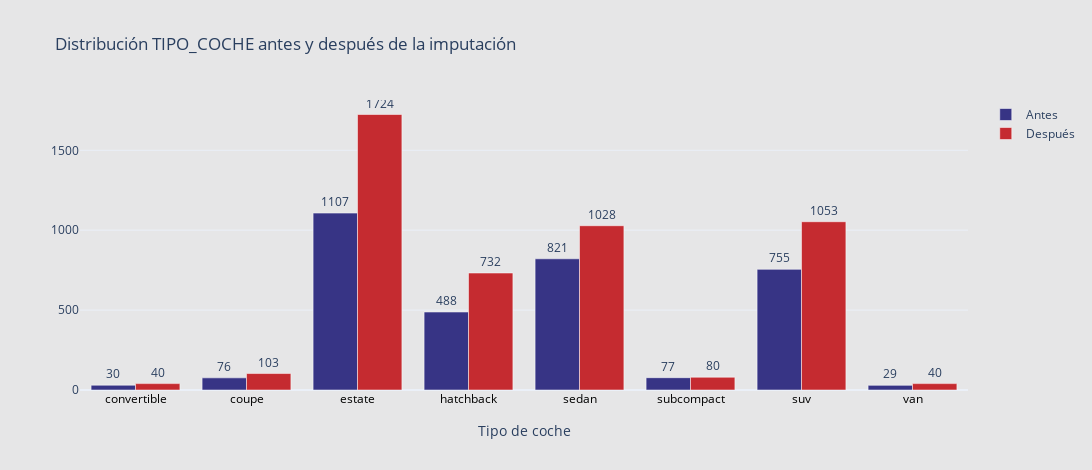

This figure's notebook cell:
### Code cell
# Conteos por tipo de coche (ordenados)
antes_counts = df_antes['tipo_coche'].value_counts().sort_index()
despues_counts = df_bmw['tipo_coche'].value_counts().sort_index()

# Etiquetas combinadas para X: antes y después (intercalado)
x_vals = list(antes_counts.index) + list(despues_counts.index)
y_vals = list(antes_counts.values) + list(despues_counts.values)

# Colores: ejemplo con un color para antes y otro para después
colors = ['#373485'] * len(antes_counts) + ['#c52b30'] * len(despues_counts)

fig = go.Figure()

# Añadimos barras para antes
fig.add_trace(go.Bar(
    x=[str(i) for i in antes_counts.index],
    y=antes_counts.values,
    marker_color='#373485',
    name='Antes',
    text=antes_counts.values,
    textposition='outside',
    opacity=1,
))

# Añadimos barras para después
fig.add_trace(go.Bar(
    x=[str(i) for i in despues_counts.index],
    y=despues_counts.values,
    marker_color='#c52b30',
    name='Después',
    text=despues_counts.values,
    textposition='outside',
    opacity=1,
))

# Configuramos el layout para que sea similar
fig.update_layout(
    title="Distribución TIPO_COCHE antes y después de la imputación",
    xaxis_title="Tipo de coche",
    barmode='group',
    template='plotly_white',
    width=1200,
    height=470,
    plot_bgcolor='#e6e6e7',
    paper_bgcolor='#e6e6e7',
    xaxis=dict(
        tickfont=dict(color='black'),
        title_standoff=20
    )
)

fig.show()

### Figure 1 — Plotly figure (JSON) as saved in the notebook; plotly's stock layout.template omitted (floating-point values rounded to 4 significant figures)
{"data": [{"marker": {"color": "#373485"}, "name": "Antes", "opacity": 1, "text": [30.0, 76.0, 1107.0, 488.0, 821.0, 77.0, 755.0, 29.0], "textposition": "outside", "type": "bar", "x": ["convertible", "coupe", "estate", "hatchback", "sedan", "subcompact", "suv", "van"], "y": [30, 76, 1107, 488, 821, 77, 755, 29]}, {"marker": {"color": "#c52b30"}, "name": "Después", "opacity": 1, "text": [40.0, 103.0, 1724.0, 732.0, 1028.0, 80.0, 1053.0, 40.0], "textposition": "outside", "type": "bar", "x": ["convertible", "coupe", "estate", "hatchback", "sedan", "subcompact", "suv", "van"], "y": [40, 103, 1724, 732, 1028, 80, 1053, 40]}], "layout": {"barmode": "group", "height": 470, "paper_bgcolor": "#e6e6e7", "plot_bgcolor": "#e6e6e7", "title": {"text": "Distribución TIPO_COCHE antes y después de la imputación"}, "width": 1200, "xaxis": {"tickfont": {"color": "black"}, "title": {"standoff": 20, "text": "Tipo de coche"}}}}
